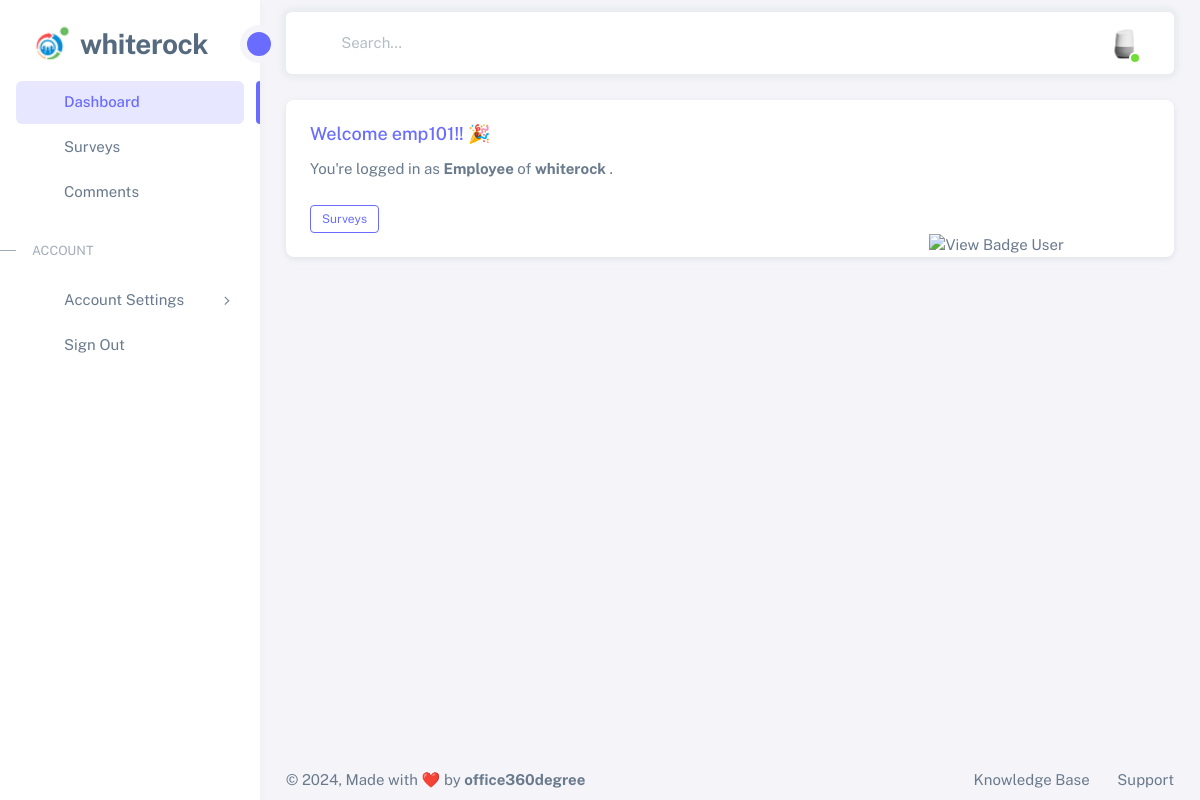
The app's page /owner/dashboard/ (signed in) with its own data.
### owner/models.py (models this page shows, shortened)
class Company(models.Model):
    name = models.CharField(max_length=255, null=True, blank=True)
    description = models.TextField(null=True, blank=True)
    contact_number = models.CharField(max_length=20, null=True, blank=True)
    official_email = models.EmailField(max_length=100, null=True, blank=True)
    official_address = models.TextField(null=True, blank=True)
    tax_gst_number = models.CharField(max_length=50, null=True, blank=True)
    chosen_survey_questions = models.ManyToManyField(SurveyQuestion, related_name='chosen_by_companies', blank=True)

class CustomUser(AbstractUser):
    profile_pic = models.ImageField(upload_to='assets/img/avatars', null=True, blank=True, max_length=255, help_text="Max size: 320 x 320 px, Max file size: 750KB")
    first_name = models.CharField(max_length=30, blank=True)
    last_name = models.CharField(max_length=30, blank=True)
    email = models.EmailField(unique=True)
    company = models.ForeignKey(Company, on_delete=models.CASCADE, related_name='users', null=True, blank=True)
    sbu_units = models.ForeignKey(SBU, on_delete=models.SET_NULL, null=True, blank=True, related_name='sbu_units')
    is_owner = models.BooleanField(default=False)
    is_hr = models.BooleanField(default=False)
    is_manager = models.BooleanField(default=False)
    is_team_leader = models.BooleanField(default=False)
    is_employee = models.BooleanField(default=False)
    manager = models.ForeignKey('self', on_delete=models.SET_NULL, null=True, blank=True, related_name='managed_team_leaders')
    team_leader = models.ForeignKey('self', on_delete=models.SET_NULL, null=True, blank=True, related_name='managed_team_members')
    joining_date = models.DateField(null=True, blank=True, help_text="Date format: YYYY-MM-DD")
    def get_user_role(self):
        roles = []
        if self.is_owner:
            roles.append("Owner")
        if self.is_hr:
            roles.append("HR")
        if self.is_manager:
            roles.append("Manager")
        if self.is_team_leader:
            roles.append("Team Leader")
        if self.is_employee:
            roles.append("Employee")
        return ', '.join(roles)

### owner/views.py (the view, shortened to what this page needs)
# urls.py: path('dashboard/', dashboard_view, name='dashboard'),
@login_required
def dashboard_view(request):
    user = request.user
    if user.is_owner or user.is_hr:
        company = user.company
        users_list = company.users.all()  # All users for owners and HR
        total_users_count = CustomUser.objects.filter(company=company).count()
        completed_surveys_count = Submission.objects.filter(survey__company=company, is_complete=True).count()
        participated_users_count = Submission.objects.filter(survey__company=company, is_complete=True).values('user').distinct().count()
        participation_rate = (participated_users_count / total_users_count * 100) if total_users_count > 0 else 0
        promoters_count = UserScore.objects.promoters().filter(question__is_nps_question=True, user__company=company).count()
        detractors_count = UserScore.objects.detractors().filter(question__is_nps_question=True, user__company=company).count()
        neutrals_count = UserScore.objects.neutrals().filter(question__is_nps_question=True, user__company=company).count()
        total_achieved_score_ees = \
        UserScore.objects.filter(is_ees_question=True, user__company=company).filter(score__gte=0).aggregate(Sum('score'))['score__sum'] or 0
        total_highest_score_ees = UserScore.objects.filter(is_ees_question=True,user__company=company, score__gte=0).count() * 10  # Assuming a 10-point scale
        total_responses_ees = UserScore.objects.filter(is_ees_question=True, user__company=company, score__gte=0).count()
        engagement_score_ees = 0 if total_responses_ees == 0 else round((total_achieved_score_ees / total_highest_score_ees) * 10)
    else:
        company = user.company
        users_list = []
        participation_rate = 0
        promoters_count = 0
        detractors_count = 0
        neutrals_count = 0
        engagement_score_ees = 0
    categories = QuestionCategory.objects.values_list('name', flat=True).distinct()
    engagement_scores_by_category = {}
    for category in categories:
        total_achieved_score_category = \
        UserScore.objects.filter(questioncategory__name=category).filter(score__gte=0).aggregate(Sum('score'))[
            'score__sum'] or 0
        total_highest_score_category = UserScore.objects.filter(questioncategory__name=category,
                                                                score__gte=0).count() * 10  # Assuming a 10-point scale
        total_responses_category = UserScore.objects.filter(questioncategory__name=category, score__gte=0).count()
        engagement_score_category = 0 if total_responses_category == 0 else round(
            (total_achieved_score_category / total_highest_score_category) * 10)
        engagement_scores_by_category[category] = engagement_score_category
        sorted_categories_az = dict(sorted(engagement_scores_by_category.items(), key=itemgetter(0)))
        sorted_engagement_scores = sorted(engagement_scores_by_category.items(), key=itemgetter(1), reverse=True)
        top_3_categories = sorted_engagement_scores[:3]
        lowest_scores_by_category = {}
        for category in categories:
            total_achieved_score_category = UserScore.objects.filter(
                questioncategory__name=category).filter(score__gte=0).aggregate(Min('score'))['score__min'] or 0
            lowest_scores_by_category[category] = total_achieved_score_category
        sorted_lowest_scores = dict(sorted(lowest_scores_by_category.items(), key=itemgetter(0)))
        sorted_lowest_scores_by_score = sorted(lowest_scores_by_category.items(), key=itemgetter(1))
        bottom_3_categories = sorted_lowest_scores_by_score[:3]
    context = {
        'user': user,
        'company': company,
        'users_list': users_list,  # Pass the users_list to the template
        'promoters_count': promoters_count,
        'detractors_count': detractors_count,
        'neutrals_count': neutrals_count,
        'participation_rate': participation_rate,
        'engagement_score_ees': engagement_score_ees,
        'engagement_scores_by_category': engagement_scores_by_category,
    }
    return render(request, 'owner/dashboard.html', context)

### net_promoter_score/models.py (called while the page is built)
    def most_recent_user_score(self, user: AbstractBaseUser) -> UserScore:
        return self.filter(user=user).order_by("-id").first()

    def days_since_user_score(self, user: AbstractBaseUser) -> int:
        score = self.most_recent_user_score(user)
        return score.elapsed if score else -1

    @property
    def elapsed(self) -> int:
        return (tz_now().date() - self.timestamp.date()).days

### net_promoter_score/utils.py (called while the page is built)
def show_nps(request: HttpRequest) -> bool:
    return settings.NPS_DISPLAY_FUNCTION(request)

### owner/templates/owner/dashboard.html (shortened to what this page needs)
{% extends 'owner/base.html' %}
{% load static %}
{% block content %}
<div class="layout-wrapper layout-content-navbar">
      <div class="layout-container">
        <aside id="layout-menu" class="layout-menu menu-vertical menu bg-menu-theme">
       {% include 'owner/sidebar.html' %}
        </aside>
        <div class="layout-page">
          {% include 'owner/navbar-owner.html' %}
          {% include 'owner/content-dashboard.html' %}
            {% include 'owner/footer-owner.html' %}
          </div>
        </div>
      </div>
{% endblock %}

### owner/templates/owner/sidebar.html (shortened to what this page needs)
{% load static %}
    <div class="app-brand demo ">
    <a href="#" class="app-brand-link">
      <span class="app-brand-logo demo">
        <img src="{% static 'assets/img/favicon/favicon.ico' %}" style="height: 40px; width: auto; max-width: 100%;" />
      </span>
      <span class="app-brand-text demo menu-text fw-bold ms-2">{{ company.name }}</span>
    </a>
    <a href="javascript:void(0);" class="layout-menu-toggle menu-link text-large ms-auto">
      <i class="bx bx-chevron-left bx-sm align-middle"></i>
    </a>
  </div>
  <ul class="menu-inner py-1">
    <li class="menu-item {% if request.path == '/owner/dashboard/' %}active{% endif %}">
      <a href="{% url 'owner:dashboard' %}" class="menu-link">
        <i class="menu-icon tf-icons bx bx-home-circle"></i>
        <div data-i18n="Analytics">Dashboard</div>
      </a>
    </li>
    <li class="menu-item {% if request.path == '/owner/survey/' %}active{% endif %}">
      <a href="{% url 'owner:survey' %}" class="menu-link">
        <i class="menu-icon tf-icons bx bx-file"></i>
        <div data-i18n="Analytics">Surveys</div>
      </a>
    </li>
    <li class="menu-item {% if request.path == '/owner/comments/' %}active{% endif %}">
      <a href="{% url 'owner:comments' %}" class="menu-link">
        <i class="menu-icon tf-icons bx bx-comment-detail"></i>
        <div data-i18n="Analytics">Comments</div>
      </a>
    </li>
    <li class="menu-header small text-uppercase">
      <span class="menu-header-text">Account</span>
    </li>
        <li class="menu-item">
          <a href="#" class="menu-link menu-toggle">
            <i class="menu-icon tf-icons bx bx-dock-top {% if request.path == '/owner/account_settings/' %}active{% endif %}"></i>
            <div data-i18n="Account Settings">Account Settings</div>
          </a>
        </li>
    <li class="menu-item">
      {% if user.is_authenticated %}
      <a href="{% url 'owner:logout' %}" class="menu-link">
        <i class="menu-icon tf-icons bx bx-log-out {% if request.path == '/owner/logout/' %}active{% endif %}"></i>
        <div data-i18n="Analytics">Sign Out</div>
      </a>
      {% endif %}
    </li>
  </ul>

### owner/templates/owner/welcome-dashboard.html
{% load static %}
 <div class="row">
    <div class="col-lg-12 mb-4 order-0">
      <div class="card">
        <div class="d-flex align-items-end row">
          <div class="col-sm-7">
            <div class="card-body">
              <h5 class="card-title text-primary">Welcome {{ user.username }}!! 🎉</h5>
              <p class="mb-4">
                You're logged in as <span class="fw-bold"> {{ user.get_user_role }} </span> of <span class="fw-bold">{{ company.name }} </span>.
              </p>
              <a href="javascript:;" class="btn btn-sm btn-outline-primary">Surveys</a>
            </div>
          </div>
          <div class="col-sm-5 text-center text-sm-left">
            <div class="card-body pb-0 px-0 px-md-4">
              <img src="{% static 'assets/img/illustrations/man-with-laptop-light.png' %}" height="140" alt="View Badge User" data-app-dark-img="illustrations/man-with-laptop-dark.png" data-app-light-img="illustrations/man-with-laptop-light.png" />
            </div>
          </div>
        </div>
      </div>
    </div>
  </div>

### office360degree/static/assets/css/demo.css (style rules this page uses)
.menu .app-brand.demo { height: 64px; margin-top: 12px; }
.app-brand-text.demo { font-size: 1.75rem; letter-spacing: -0.5px; text-transform: lowercase; }

### records on screen
Company: name "whiterock"
CustomUser: username "emp101", get_user_role "Employee"
